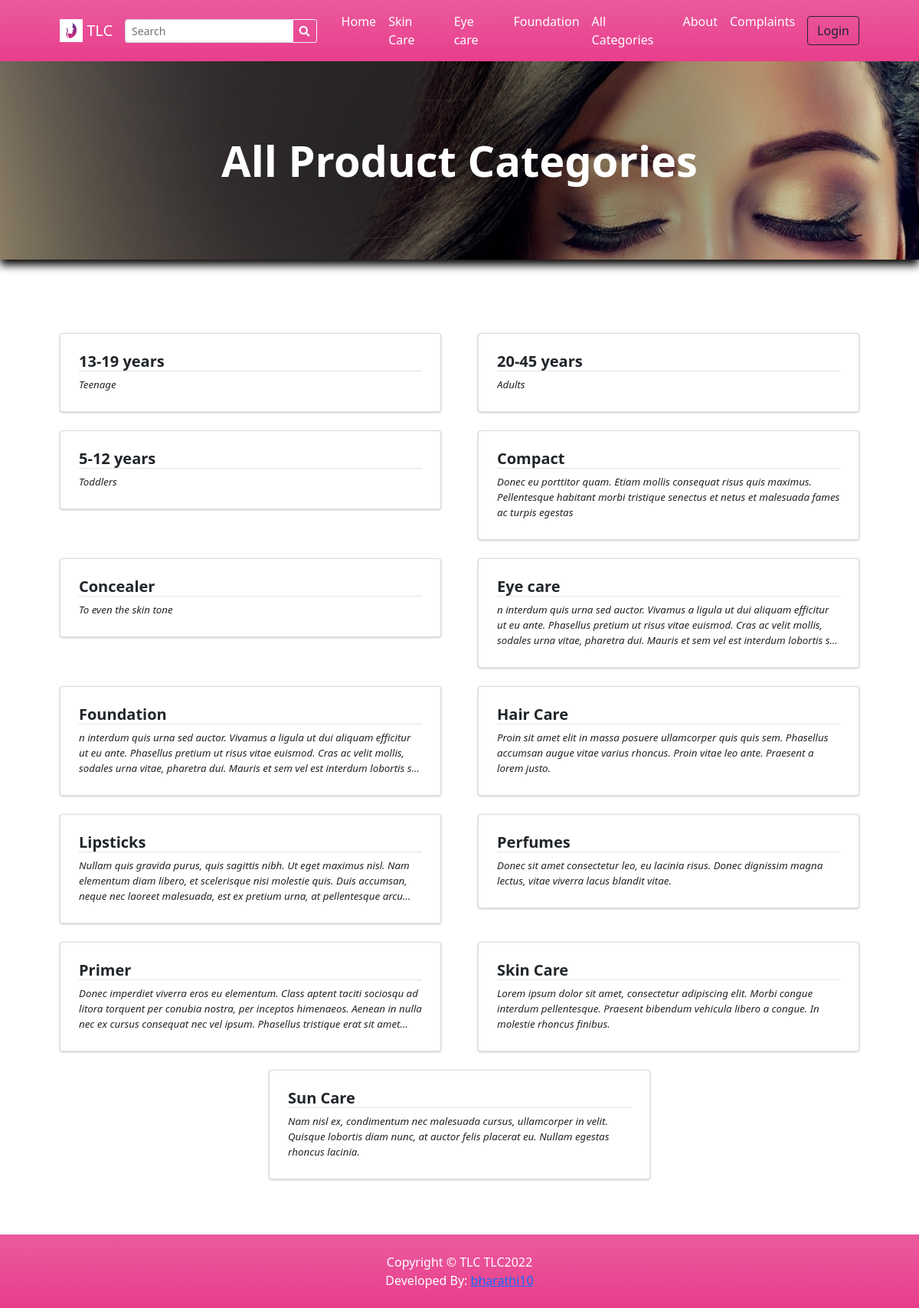
Page /?p=view_categories on the committed database.
### tables this page shows
CREATE TABLE `categories` (
  `id` int(30) NOT NULL,
  `category` varchar(250) NOT NULL,
  `description` text DEFAULT NULL,
  `status` tinyint(1) NOT NULL DEFAULT 1,
  `delete_flag` tinyint(1) NOT NULL DEFAULT 0,
  `date_created` datetime NOT NULL DEFAULT current_timestamp()
);

### classes/DBConnection.php (called while the page is built, shortened)
<?php
class DBConnection{
    private $host = DB_SERVER;
    private $username = DB_USERNAME;
    private $password = DB_PASSWORD;
    private $database = DB_NAME;
    public $conn;
    public function __construct(){
        if (!isset($this->conn)) {
            $this->conn = new mysqli($this->host, $this->username, $this->password, $this->database);
        }
    }
}
?>

### classes/SystemSettings.php (called while the page is built, shortened)
<?php
class SystemSettings extends DBConnection{
	function userdata($field = ''){
		if(!empty($field)){
			if(isset($_SESSION['userdata'][$field]))
				return $_SESSION['userdata'][$field];
			else
				return null;
		}else{
			return false;
		}
	}
	function info($field=''){
		if(!empty($field)){
			if(isset($_SESSION['system_info'][$field]))
				return $_SESSION['system_info'][$field];
			else
				return false;
		}else{
			return false;
		}
	}
}
$_settings = new SystemSettings();
?>

### config.php (called while the page is built, shortened)
<?php
require_once('classes/DBConnection.php');
require_once('classes/SystemSettings.php');
function validate_image($file){
	if(!empty($file)){
        $ex = explode("?",$file);
        $file = $ex[0];
        $ts = isset($ex[1]) ? "?".$ex[1] : '';
		if(is_file(base_app.$file)){
			return base_url.$file.$ts;
		}else{
			return base_url.'dist/img/no-image-available.png';
		}
	}else{
		return base_url.'dist/img/no-image-available.png';
	}
}
?>

### view_categories.php (the view, shortened to what this page needs)
<?php
$title = "All Product Categories";
?>
<header class="bg-dark py-5" id="main-header">
    <div class="container px-4 px-lg-5 my-5">
        <div class="text-center text-white">
            <h1 class="display-4 fw-bolder"><?php echo $title ?></h1>
        </div>
    </div>
</header>
<section class="py-5">
    <div class="container px-4 px-lg-5 mt-5">
        <div class="row gx-2 gx-lg-5 row-cols-1 row-cols-md-2 row-cols-xl-2 justify-content-center">
            <?php
                $categories = $conn->query("SELECT * FROM `categories` where status = 1 order by category asc ");
                while($row = $categories->fetch_assoc()):
                    foreach($row as $k=> $v){
                        $row[$k] = trim(stripslashes($v));
                    }
                    $row['description'] = strip_tags(stripslashes(html_entity_decode($row['description'])));
            ?>
            <div class="col mb-6 mb-2">
                <a href="./?p=products&c=<?php echo md5($row['id']) ?>" class="card category-item text-decoration-none text-reset">
                    <div class="card-body p-4">
                        <div class="">
                            <h5 class="fw-bolder border-bottom border-pink"><?php echo $row['category'] ?></h5>
                        </div>
                        <p class="m-0 truncate"><?php echo $row['description'] ?></p>
                    </div>
                </a>
            </div>
            <?php endwhile; ?>
        </div>
    </div>
</section>

### inc/topBarNav.php (shortened to what this page needs)
<nav class="navbar navbar-expand-lg navbar-dark bg-gradient-pink">
            <div class="container px-4 px-lg-5 ">
                <a class="navbar-brand" href="./">
                <img src="<?php echo validate_image($_settings->info('logo')) ?>" width="30" height="30" class="d-inline-block align-top" alt="" loading="lazy">
                <?php echo $_settings->info('short_name') ?>
                </a>
                <form class="form-inline" id="search-form">
                  <div class="input-group">
                    <input class="form-control form-control-sm form " type="search" placeholder="Search" aria-label="Search" name="search"  value="<?php echo isset($_GET['search']) ? $_GET['search'] : "" ?>"  aria-describedby="button-addon2">
                    <div class="input-group-append">
                      <button class="btn btn-outline-light btn-sm m-0" type="submit" id="button-addon2"><i class="fa fa-search"></i></button>
                    </div>
                  </div>
                </form>
                <div class="collapse navbar-collapse" id="navbarSupportedContent">
                    <ul class="navbar-nav me-auto mb-2 mb-lg-0 ms-lg-4">
                        <li class="nav-item"><a class="nav-link text-white" aria-current="page" href="./">Home</a></li>
                        <?php
                        $cat_qry = $conn->query("SELECT * FROM categories where status = 1  limit 3");
                        $count_cats =$conn->query("SELECT * FROM categories where status = 1 ")->num_rows;
                        while($crow = $cat_qry->fetch_assoc()):
                        ?>
                        <li class="nav-item"><a class="nav-link text-white" aria-current="page" href="./?p=products&c=<?php echo md5($crow['id']) ?>"><?php echo $crow['category'] ?></a></li>
                        <?php endwhile; ?>
                        <?php if($count_cats > 3): ?>
                        <li class="nav-item"><a class="nav-link text-white" href="./?p=view_categories">All Categories</a></li>
                        <?php endif; ?>
                        <li class="nav-item"><a class="nav-link text-white" href="./?p=about">About</a></li>
                        <li class="nav-item"><a class="nav-link text-white" href="./?p=comp">Complaints</a></li>
                    </ul>
                    <div class="d-flex align-items-center">
                      <?php if($_settings->userdata('id') > 0 && $_settings->userdata('login_type') == 2): ?>
                        <a class="text-dark mr-2 nav-link text-white" href="./?p=cart">
                            <i class="bi-cart-fill me-1"></i>
                            Cart
                            <span class="badge bg-dark text-white ms-1 rounded-pill" id="cart-count">
                              <?php
                                $count = $conn->query("SELECT SUM(quantity) as items from `cart` where client_id =".$_settings->userdata('id'))->fetch_assoc()['items'];
                                echo ($count > 0 ? $count : 0);
                              ?>
                            </span>
                        </a>
                            <a href="./?p=my_account" class="text-dark  nav-link text-white"><b> Hi, <?php echo $_settings->userdata('firstname')?>!</b></a>
                            <a href="logout.php" class="text-dark  nav-link text-white"><i class="fa fa-sign-out-alt"></i></a>
                        <?php else: ?>
                        <button class="btn btn-outline-dark ml-2" id="login-btn" type="button">Login</button>
                        <?php endif; ?>
                    </div>
                </div>
            </div>
        </nav>

### rows in the picture
categories: category "Skin Care", description "Lorem ipsum dolor sit amet, consectetur adipiscing elit. Morbi congue interdum pellentesque. Praesent bibendum vehicula libero a congue. In molestie rhoncus finibus."
categories: category "Eye care", description "n interdum quis urna sed auctor. Vivamus a ligula ut dui aliquam efficitur ut eu ante. Phasellus pretium ut risus vitae euismod. Cras ac velit mollis, sodales urna vitae, pharetra dui. Mauris et sem vel est interdum lobortis…"
categories: category "Foundation", description "n interdum quis urna sed auctor. Vivamus a ligula ut dui aliquam efficitur ut eu ante. Phasellus pretium ut risus vitae euismod. Cras ac velit mollis, sodales urna vitae, pharetra dui. Mauris et sem vel est interdum lobortis…"
categories: category "13-19 years", description "Teenage"
categories: category "20-45 years", description "Adults"
categories: category "5-12 years", description "Toddlers"
categories: category "Compact", description "Donec eu porttitor quam. Etiam mollis consequat risus quis maximus. Pellentesque habitant morbi tristique senectus et netus et malesuada fames ac turpis egestas"
categories: category "Concealer", description "To even the skin tone"
categories: category "Hair Care", description "Proin sit amet elit in massa posuere ullamcorper quis quis sem. Phasellus accumsan augue vitae varius rhoncus. Proin vitae leo ante. Praesent a lorem justo."
categories: category "Lipsticks", description "Nullam quis gravida purus, quis sagittis nibh. Ut eget maximus nisl. Nam elementum diam libero, et scelerisque nisi molestie quis. Duis accumsan, neque nec laoreet malesuada, est ex pretium urna, at pellentesque…"
categories: category "Perfumes", description "Donec sit amet consectetur leo, eu lacinia risus. Donec dignissim magna lectus, vitae viverra lacus blandit vitae."
categories: category "Primer", description "Donec imperdiet viverra eros eu elementum. Class aptent taciti sociosqu ad litora torquent per conubia nostra, per inceptos himenaeos. Aenean in nulla nec ex cursus consequat nec vel ipsum. Phasellus tristique erat sit…"
categories: category "Sun Care", description "Nam nisl ex, condimentum nec malesuada cursus, ullamcorper in velit. Quisque lobortis diam nunc, at auctor felis placerat eu. Nullam egestas rhoncus lacinia."

### other values in the picture
$_settings->info('short_name') "TLC"
$title "All Product Categories"
